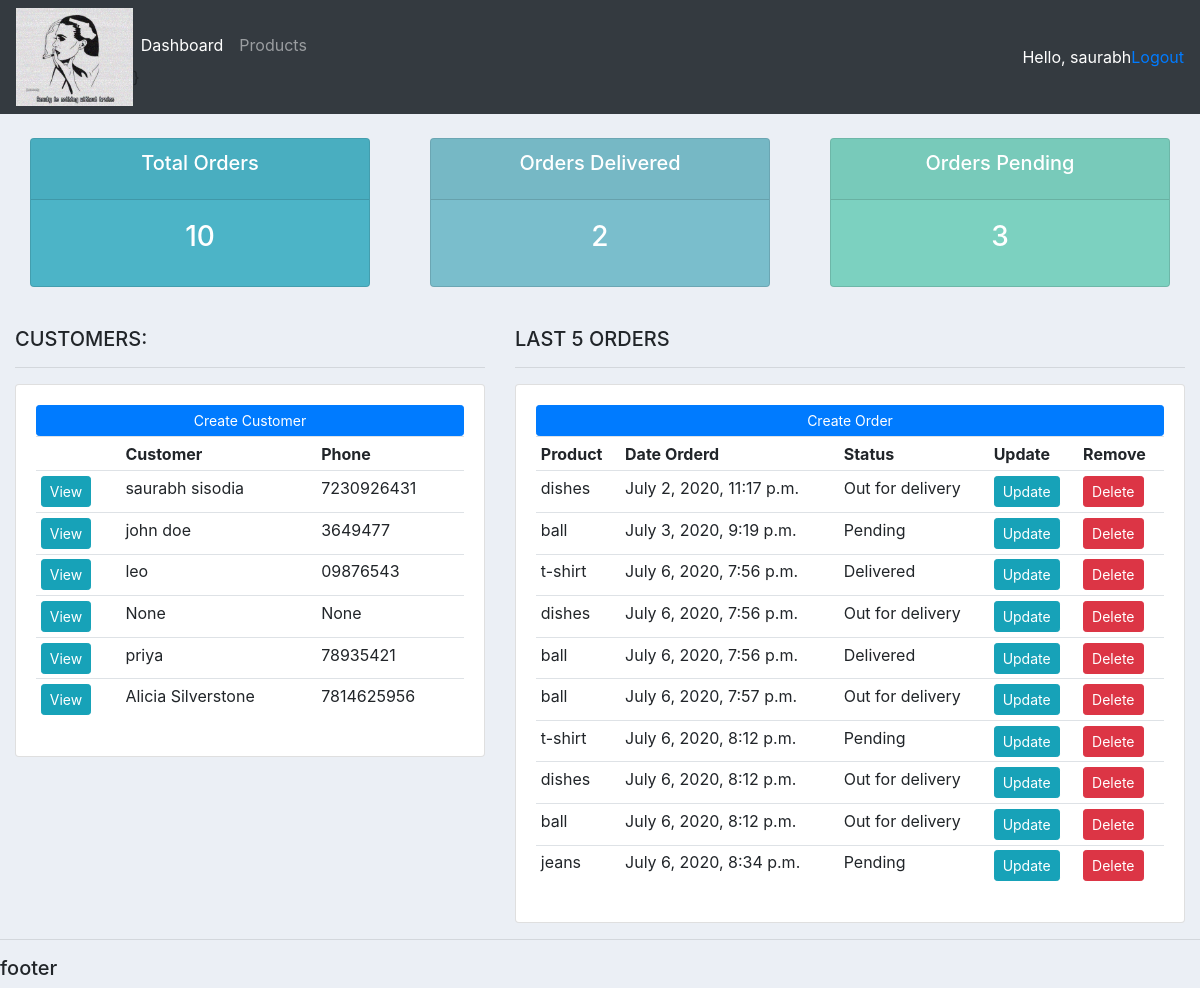
/accounts/ (signed in), run on the app's committed database.
### accounts/models.py (models this page shows, shortened)
class Customer(models.Model):
	user=models.OneToOneField(User,on_delete=models.CASCADE,null=True,blank=True)
	name=models.CharField(max_length=200,null=True)
	phone=models.CharField(max_length=200,null=True)
	email=models.EmailField(null=True)
	profile_pic=models.ImageField(default='4.jpg',null=True,blank=True)
	date_created=models.DateTimeField(auto_now_add=True,null=True)

class Order(models.Model):
	STATUS=(
		('Pending','Pending'),
		('Out for delivery','Out for delivery'),
		('Delivered','Delivered'),
		)
	customer=models.ForeignKey(Customer,on_delete=models.SET_NULL,null=True)
	product=models.ForeignKey(Product,on_delete=models.SET_NULL,null=True)
	date_created=models.DateTimeField(auto_now_add=True,null=True)
	status=models.CharField(max_length=200,null=True,choices=STATUS)

class Product(models.Model):
	CATEGORY=(
		('Indoor','Indoor'),
		('Out Door','Out Door'),
		)
	name=models.CharField(max_length=200,null=True)
	price=models.FloatField(null=True)
	category=models.CharField(max_length=200,null=True,choices=CATEGORY)
	description=models.CharField(max_length=200,null=True,blank=True)
	date_created=models.DateTimeField(auto_now_add=True,null=True)
	tag=models.ManyToManyField(Tag)
	def __str__(self):
		return self.name or ''

### accounts/decorators.py (the view)
	def wrapper_func(request,*args,**kwargs):
		group=None
		if request.user.groups.exists():
			group=request.user.groups.all()[0].name
		if group=='customer':
			return redirect(reverse('accounts:userPage'))
		if group=='admin':
			return view_func(request,*args,**kwargs)

### accounts/views.py (called while the page is built)
@ login_required(login_url='accounts:LoginPage')
@ admin_only
def home(request):
	orders=Order.objects.all()
	customers=Customer.objects.all()
	total_customers=customers.count()
	total_orders=orders.count()
	delivered=orders.filter(status='Delivered').count()
	pending=orders.filter(status='Pending').count()
	context={
		'orders':orders,
		'customers':customers,
		'total_customers':total_customers,
		'total_orders':total_orders,
		'delivered':delivered,
		'pending':pending,
	}
	return render(request,'accounts/dashboard.html',context)

### accounts/templates/accounts/dashboard.html
{% extends 'accounts/main.html' %}
{% block content %}
{%  include 'accounts/status.html' %}
<br>
<div class="row">
	<div class="col-md-5">
		<h5>CUSTOMERS:</h5>
		<hr>
		<div class="card card-body">
			<a class="btn btn-primary  btn-sm btn-block" href="">Create Customer</a>
			<table class="table table-sm">
				<tr>
					<th></th>
					<th>Customer</th>
					<th>Phone</th>
				</tr>
				{% for customer in customers %}
					<tr>
						<td><a class="btn btn-sm btn-info" href="{% url 'accounts:customer' customer.id %}">View</a></td>
						<td>{{customer.name}}</td>
						<td>{{customer.phone}}</td>
					</tr>
				{% endfor %}
			</table>
		</div>
	</div>
	<div class="col-md-7">
		<h5>LAST 5 ORDERS</h5>
		<hr>
		<div class="card card-body">
			<a class="btn btn-primary  btn-sm btn-block" href="{% url 'accounts:createorder' %}">Create Order</a>
			<table class="table table-sm">
				<tr>
					<th>Product</th>
					<th>Date Orderd</th>
					<th>Status</th>
					<th>Update</th>
					<th>Remove</th>
				</tr>
				{% for order in orders %}
					<tr>
						<td>{{order.product}}</td>
						<td>{{order.date_created}}</td>
						<td>{{order.status}}</td>
						<td><a class="btn btn-sm btn-info" href="{% url 'accounts:updateorder' order.id %}">Update</a></td>
						<td><a class="btn btn-sm btn-danger" href="{% url 'accounts:deleteorder' order.id %}">Delete</a></td>
					</tr>
				{% endfor %}
			</table>
		</div>
	</div>
</div>
{% endblock %}

### accounts/templates/accounts/main.html (shortened to what this page needs)
{% load static %}
<!DOCTYPE html>
<html>
<head>
	<link rel="stylesheet" href="https://stackpath.bootstrapcdn.com/bootstrap/4.3.1/css/bootstrap.min.css">
	<link rel="stylesheet" type="text/css" href="{% static '/css/main.css' %}">
</head>
<body>
	{%  include 'accounts/navbar.html' %}
	<div class="container-fluid">
	{% block content %}
	{% endblock %}
	</div>
	<hr>
	<h5>footer</h5>
</body>
</html>

### accounts/templates/accounts/navbar.html (shortened to what this page needs)
{% load static %}
<nav class="navbar navbar-expand-lg navbar-dark bg-dark">
  <img height=5% width=10% src="{% static 'images/4.jpg' %}">
  <div class="collapse navbar-collapse" id="navbarNav">
    <ul class="navbar-nav">
      {% if request.user.is_staff %}
        <li class="nav-item active">
          <a class="nav-link" href="{% url 'accounts:home' %}">Dashboard</a>
        </li>
        <li class="nav-item">
          <a class="nav-link" href="{% url 'accounts:products' %}">Products</a>
        </li>
      {% else %}
        <li class="nav-item">
          <a class="nav-link" href="{% url 'accounts:accountsSettings' %}"> Settings </a>
        </li>
      {% endif %}
    </ul>
  </div>
  <span style="color:white">Hello, {{request.user}}</span>
  <span><a href="{% url 'accounts:logoutpage' %}">Logout</a></span>
</nav>

### accounts/templates/accounts/status.html
<br>
<div class="row">
	<div class="col">
		<div class="col-md">
			<div class="card text-center text-white  mb-3" id="total-orders">
			  	<div class="card-header">
			  		<h5 class="card-title">Total Orders</h5>
			  	</div>
			  	<div class="card-body">
			    	<h3 class="card-title">{{total_orders}}</h3>
			  	</div>
			</div>
		</div>
	</div>
	<div class="col">
		<div class="col-md">
			<div class="card text-center text-white  mb-3" id="orders-delivered">
			  	<div class="card-header">
			  		<h5 class="card-title">Orders Delivered</h5>
			  	</div>
			  	<div class="card-body">
			    	<h3 class="card-title">{{delivered}}</h3>
			  	</div>
			</div>
		</div>
	</div>
	<div class="col">
		<div class="col-md">
			<div class="card text-center text-white  mb-3" id="orders-pending">
			  	<div class="card-header">
			  		<h5 class="card-title">Orders Pending</h5>
			  	</div>
			  	<div class="card-body">
			    	<h3 class="card-title">{{pending}}</h3>
			  	</div>
			</div>
		</div>
	</div>
</div>

### static/css/main.css (style rules this page uses)
body { background-color: #ebeff5; }
#total-orders { background-color: #4cb4c7; }
#orders-delivered { background-color: #7abecc; }
#orders-pending { background-color: #7CD1C0; }

### data on the page
Customer: name "saurabh sisodia", phone "7230926431"
Customer: name "john doe", phone "3649477"
Customer: name "leo", phone "09876543"
Customer: name "None", phone "None"
Customer: name "priya", phone "78935421"
Customer: name "Alicia Silverstone", phone "7814625956"
Order: product "dishes", date_created "July 2, 2020, 11:17 p.m.", status "Out for delivery"
Order: product "ball", date_created "July 3, 2020, 9:19 p.m.", status "Pending"
Order: product "t-shirt", date_created "July 6, 2020, 7:56 p.m.", status "Delivered"
Order: product "dishes", date_created "July 6, 2020, 7:56 p.m.", status "Out for delivery"
Order: product "ball", date_created "July 6, 2020, 7:56 p.m.", status "Delivered"
Order: product "ball", date_created "July 6, 2020, 7:57 p.m.", status "Out for delivery"
Order: product "t-shirt", date_created "July 6, 2020, 8:12 p.m.", status "Pending"
Order: product "dishes", date_created "July 6, 2020, 8:12 p.m.", status "Out for delivery"
Order: product "ball", date_created "July 6, 2020, 8:12 p.m.", status "Out for delivery"
Order: product "jeans", date_created "July 6, 2020, 8:34 p.m.", status "Pending"

### other printed values
{{ request.user }} "saurabh"
{{ total_orders }} "10"
{{ delivered }} "2"
{{ pending }} "3"
